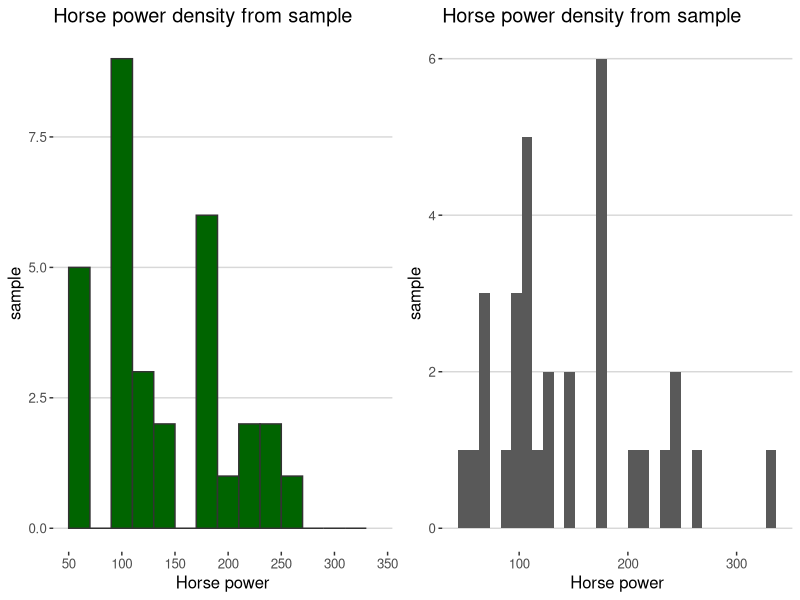

This chart was generated by the following R code:
library(datasets)
library(ggplot2)
library(ggthemes)
library(gridExtra)
str(mtcars)

## little histogram to explore some data
p0 <- ggplot(aes(x = hp),                     # hp = Horse Power
             data = mtcars) +
    theme_hc() +
    ggtitle("Horse power density from sample") +
    xlab("Horse power") +
    ylab("sample")

p1 <- p0 +
    geom_histogram(binwidth = 20,
                   color = '#333333',
                   fill = 'darkgreen') +
    scale_x_continuous(limits = c(50, 340),
                       breaks = seq(50, 350, 50))

p2 <- p0 +
    geom_histogram()
    scale_x_log10()


grid.arrange(p1, p2, ncol = 2)

summary(mtcars$hp)

   ###################################################
   ## Min. 1st Qu.  Median    Mean 3rd Qu.    Max.  ##
   ## 52.0    96.5   123.0   146.7   180.0   335.0  ##
   ###################################################
sum(mtcars$hp <= 96.5) / length(mtcars$hp) # Equal 25% ... awful!
sum(mtcars$hp <= 123.0) / length(mtcars$hp) # Equal 53% ... midpoint.
sum(mtcars$hp <= 180) / length(mtcars$hp) # Equal 78% ... about 75%...

hp_quantile <- quantile(mtcars$hp,
         probs = seq(0, 1, 0.25),
         na.rm = T,
         names = T)
hp_quantile[1] == hp_quantile['0%']     # TRUE, obviously...
## quantile without name:

unname(hp_quantile['25%'])              # [1] 96.5
hp_quantile[2]                          # return: 
##  25% 
## 96.5

#############################################################################
## ## IQR                                                                  ##
##                                                                         ##
## Usage:                                                                  ##
##                                                                         ##
##      IQR(x, na.rm = FALSE, type = 7)                                    ##
##                                                                         ##
## Arguments:                                                              ##
##                                                                         ##
##        x: a numeric vector.                                             ##
##                                                                         ##
##    na.rm: logical. Should missing values be removed?                    ##
##                                                                         ##
##     type: an integer selecting one of the many quantile algorithms, see ##
##           'quantile'.                                                   ##
#############################################################################
## following two rows give same solution
IQR(x = mtcars$hp)
unname(hp_quantile['75%']) - unname(hp_quantile['25%'])
    
